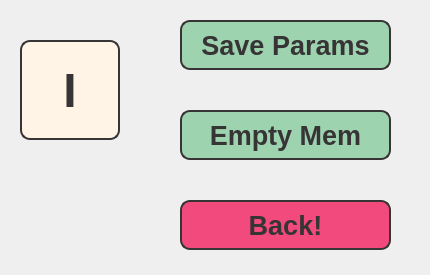
<?xml version="1.0" encoding="UTF-8"?>
<ui version="4.0">
 <class>MemoryDialog</class>
 <widget class="QDialog" name="MemoryDialog">
  <property name="geometry">
   <rect>
    <x>0</x>
    <y>0</y>
    <width>430</width>
    <height>275</height>
   </rect>
  </property>
  <property name="windowTitle">
   <string>Dialog</string>
  </property>
  <widget class="QPushButton" name="memButton">
   <property name="geometry">
    <rect>
     <x>20</x>
     <y>40</y>
     <width>100</width>
     <height>100</height>
    </rect>
   </property>
   <property name="minimumSize">
    <size>
     <width>100</width>
     <height>100</height>
    </size>
   </property>
   <property name="font">
    <font>
     <family>Liberation Sans</family>
     <pointsize>36</pointsize>
     <weight>75</weight>
     <bold>true</bold>
    </font>
   </property>
   <property name="focusPolicy">
    <enum>Qt::NoFocus</enum>
   </property>
   <property name="styleSheet">
    <string notr="true">color: rgb(55, 52, 53);
background-color: rgb(255, 244, 230);
border-radius: 10px;
border:2px solid rgb(55, 52, 53);</string>
   </property>
   <property name="text">
    <string>I</string>
   </property>
  </widget>
  <widget class="QPushButton" name="saveButton">
   <property name="geometry">
    <rect>
     <x>180</x>
     <y>20</y>
     <width>211</width>
     <height>50</height>
    </rect>
   </property>
   <property name="minimumSize">
    <size>
     <width>100</width>
     <height>50</height>
    </size>
   </property>
   <property name="font">
    <font>
     <family>Liberation Sans</family>
     <pointsize>20</pointsize>
     <weight>75</weight>
     <bold>true</bold>
    </font>
   </property>
   <property name="focusPolicy">
    <enum>Qt::NoFocus</enum>
   </property>
   <property name="styleSheet">
    <string notr="true">color: rgb(55, 52, 53);
background-color: rgb(157, 211, 175);
border-radius: 10px;
border:2px solid rgb(55, 52, 53);</string>
   </property>
   <property name="text">
    <string>Save Params</string>
   </property>
  </widget>
  <widget class="QPushButton" name="emptyButton">
   <property name="geometry">
    <rect>
     <x>180</x>
     <y>110</y>
     <width>211</width>
     <height>50</height>
    </rect>
   </property>
   <property name="minimumSize">
    <size>
     <width>100</width>
     <height>50</height>
    </size>
   </property>
   <property name="font">
    <font>
     <family>Liberation Sans</family>
     <pointsize>20</pointsize>
     <weight>75</weight>
     <bold>true</bold>
    </font>
   </property>
   <property name="focusPolicy">
    <enum>Qt::NoFocus</enum>
   </property>
   <property name="styleSheet">
    <string notr="true">color: rgb(55, 52, 53);
background-color: rgb(157, 211, 175);
border-radius: 10px;
border:2px solid rgb(55, 52, 53);</string>
   </property>
   <property name="text">
    <string>Empty Mem</string>
   </property>
  </widget>
  <widget class="QPushButton" name="backButton">
   <property name="geometry">
    <rect>
     <x>180</x>
     <y>200</y>
     <width>211</width>
     <height>50</height>
    </rect>
   </property>
   <property name="minimumSize">
    <size>
     <width>100</width>
     <height>50</height>
    </size>
   </property>
   <property name="font">
    <font>
     <family>Liberation Sans</family>
     <pointsize>20</pointsize>
     <weight>75</weight>
     <bold>true</bold>
    </font>
   </property>
   <property name="focusPolicy">
    <enum>Qt::NoFocus</enum>
   </property>
   <property name="styleSheet">
    <string notr="true">color: rgb(55, 52, 53);
background-color: rgb(243, 74, 125);
border-radius: 10px;
border:2px solid rgb(55, 52, 53);</string>
   </property>
   <property name="text">
    <string>Back!</string>
   </property>
  </widget>
 </widget>
 <resources>
  <include location="light1_res.qrc"/>
 </resources>
 <connections/>
</ui>
